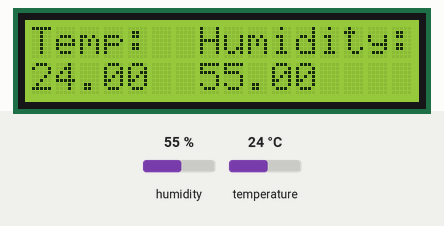
This sketch was run on a simulated Arduino Uno, built with avr-gcc and run on an emulated ATmega328P. Parts: 16×2 character LCD. Inputs (shaded band) come from the test bench; at power-on: humidity 55 %, temperature 24 °C. What the sketch prints to the serial monitor is not drawn.

Above: at 1.2 s.
1.3 s: humidity set to 22 %
At 3.6 s:
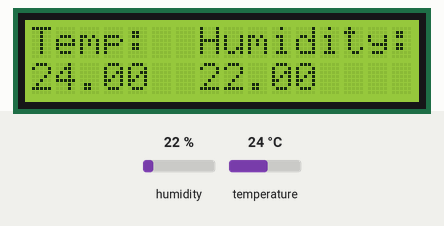
4.1 s: temperature set to 12 °C
At 5.2 s:
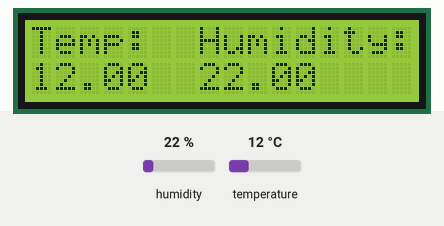
6.9 s: humidity set to 40 %
At 9.4 s:
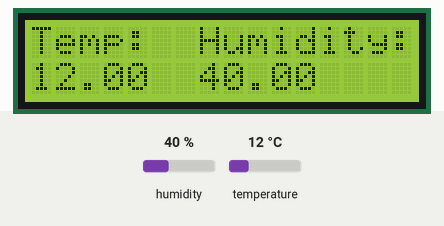
10.2 s: temperature set to 19 °C
At 12.2 s:
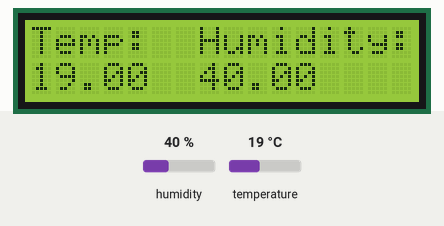
Timing chart, 0 to 13.7 s (numbered marks = the images above; inputs shaded):
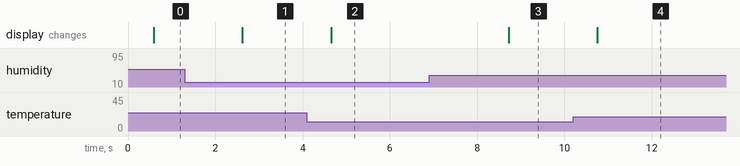

Measured:
- after the input at 1.3 s, the display: changes after 1.3 s (image 1)
- after the input at 4.1 s, the display: changes after 0.56 s (image 2)
- after the input at 6.9 s, the display: changes after 1.8 s (image 3)
- after the input at 10.2 s, the display: changes after 0.55 s (image 4)

The sketch:

DHT11LCDserial.ino
```cpp
// include the library code:
#include <LiquidCrystal.h>
#include "DHT.h"

// set the DHT Pin
#define DHTPIN 8

// initialize the library with the numbers of the interface pins
LiquidCrystal lcd(12, 11, 5, 4, 3, 2);
#define DHTTYPE DHT11
DHT dht(DHTPIN, DHTTYPE);

int countSensorReads = 0;

void setup() {
  // set up the LCD's number of columns and rows:
  lcd.begin(16, 2);
  dht.begin();
  Serial.begin(9600);

  // Print a message to the LCD.
  lcd.print("Temp:  Humidity:");
}

void loop() {

  delay(500);

  // set the cursor to column 0, line 1
  // (note: line 1 is the second row, since counting begins with 0):
  lcd.setCursor(0, 1);
  // read humidity
  float h = dht.readHumidity();
  //read temperature in Celsius
  float c = dht.readTemperature();

  if (isnan(h) || isnan(c)) {
    lcd.print("ERROR");
    return;
  }

  lcd.print(c);
  lcd.setCursor(7,1);
  lcd.print(h);

  if (countSensorReads >= 18) {
    Serial.print(c);
    Serial.print(",");
    Serial.print(h);
    Serial.print('\n');
    countSensorReads = 0;
  }
  else {
    countSensorReads++;
  }
}
```
